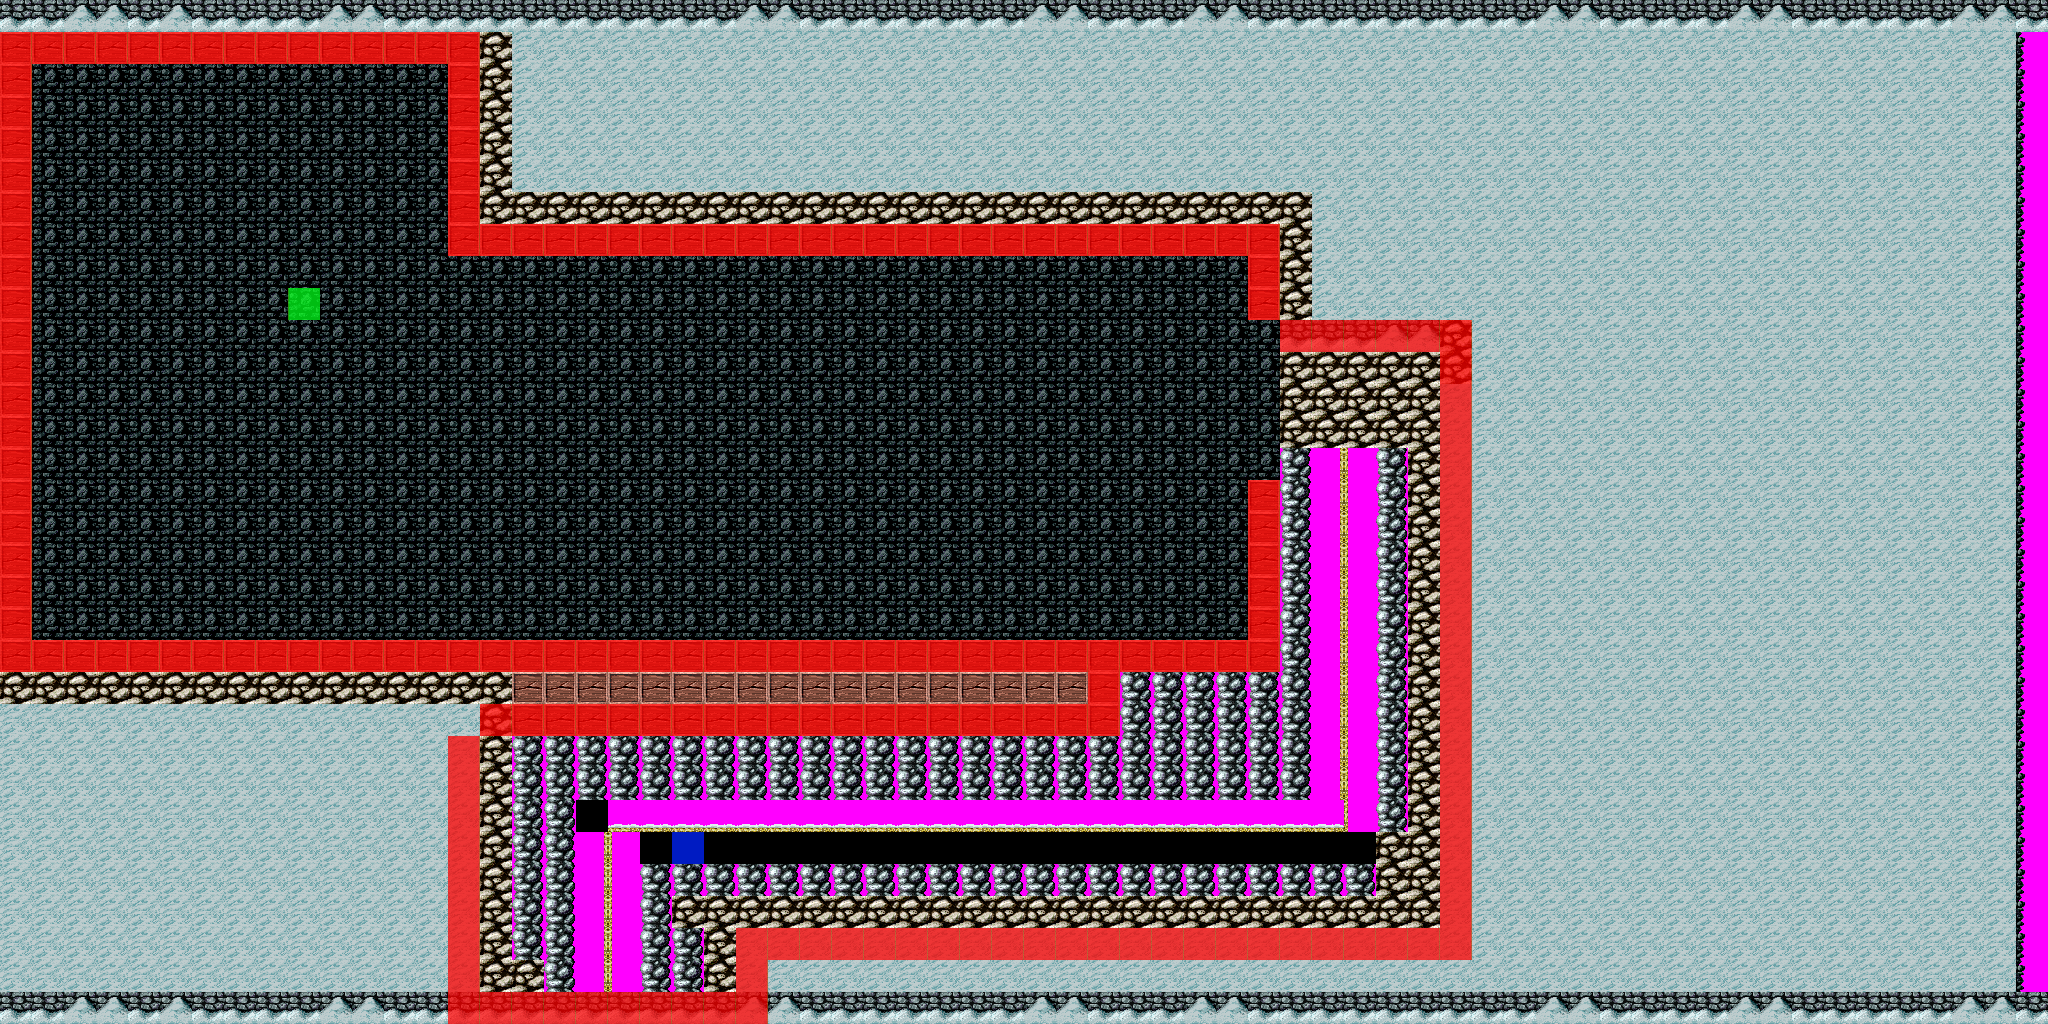

This game map was drawn from its Tiled (.tmx) file and the tilesets committed beside it. A one-line description and the trimmed map source follow:
An orthogonal 64x32 tile map with 32x32 px tiles, 2 tile layers (Tile Layer 1, meta), 2 tilesets.

<map version="1.0" orientation="orthogonal" renderorder="right-down" width="64" height="32" tilewidth="32" tileheight="32">
 <tileset firstgid="1" name="collisiontiles" tilewidth="32" tileheight="32">
  <image source="collisiontiles.png" trans="ff00ff" width="96" height="32" />
 </tileset>
 <tileset firstgid="4" name="BIG Compilation" tilewidth="32" tileheight="32">
  <image source="BIG Compilation.bmp" trans="ff00ff" width="320" height="1728" />
 </tileset>
 <layer name="Tile Layer 1" width="64" height="32">
  <data>[2048 cells, 2024 non-empty, 11 distinct tile ids]</data>
 </layer>
 <layer name="meta" width="64" height="32">
  <data>[2048 cells, 200 non-empty, 3 distinct tile ids]</data>
 </layer>
</map>